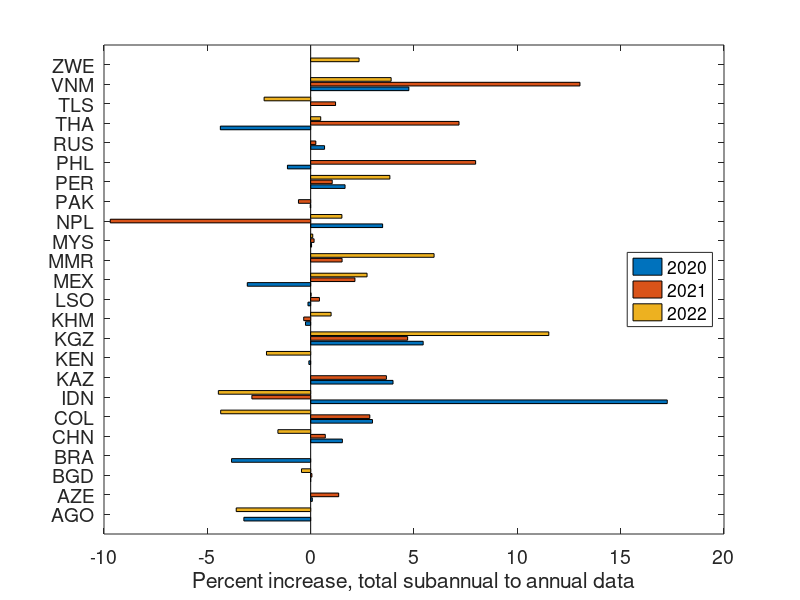

MATLAB code to generate this figure:
clear all; 

ctrys = {'AGO','AZE','BGD','BRA','CHN','COL','IDN','KAZ','KEN','KGZ','KHM','LSO',...
    'MEX','MMR','MYS','NPL','PAK','PER','PHL','RUS','THA','TLS','VNM','ZWE'};

load multipliers;
for ii = 1:length(ctrys)
    row = find(strcmp(iso3_disrp,ctrys{ii}));
    ydat(ii,:) = 100*(mul(row,:)-1);
end

figure; fs = 14;
barh(ydat);
set(gca,'YTick',1:length(ctrys),'YTickLabel',ctrys,'fontsize',fs);
xlabel('Percent increase, total subannual to annual data');
legend('2020','2021','2022','Location','East');


return;

tmp = max(abs(ydat),[],2)
inds = find(tmp>5)
ctrys(inds)